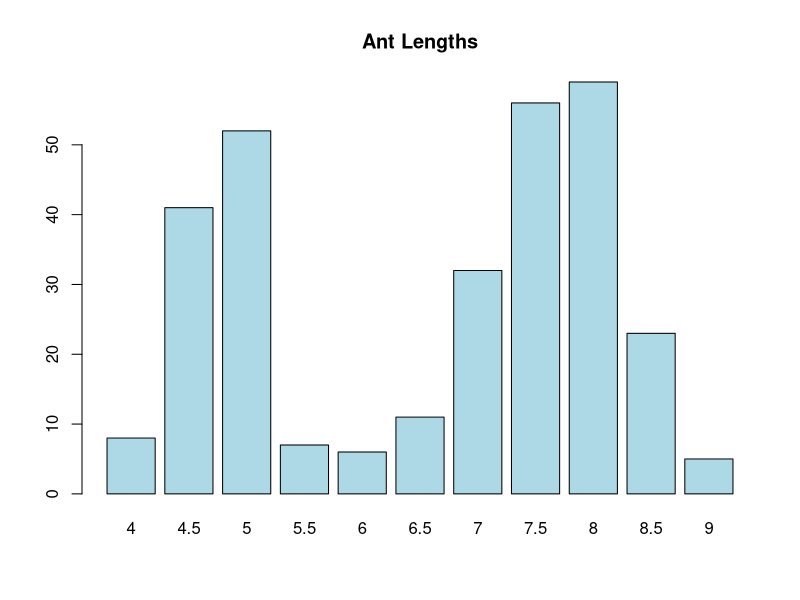
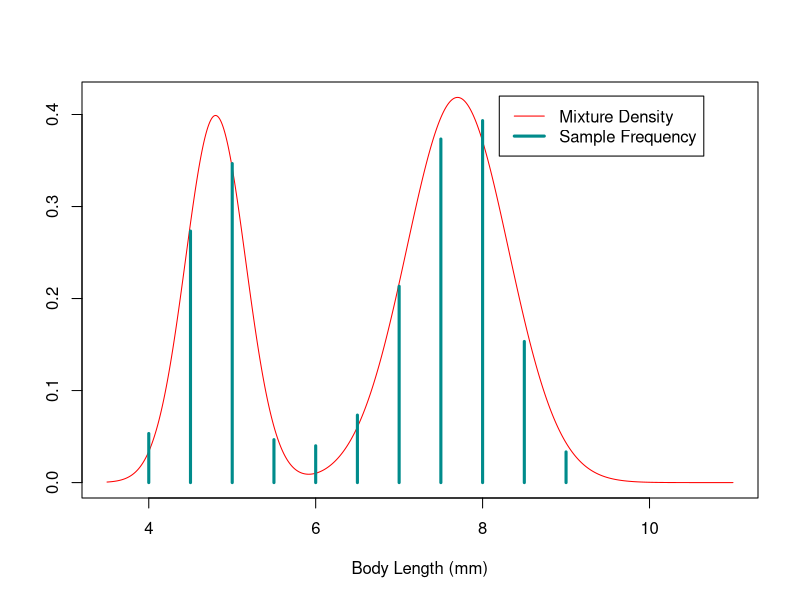
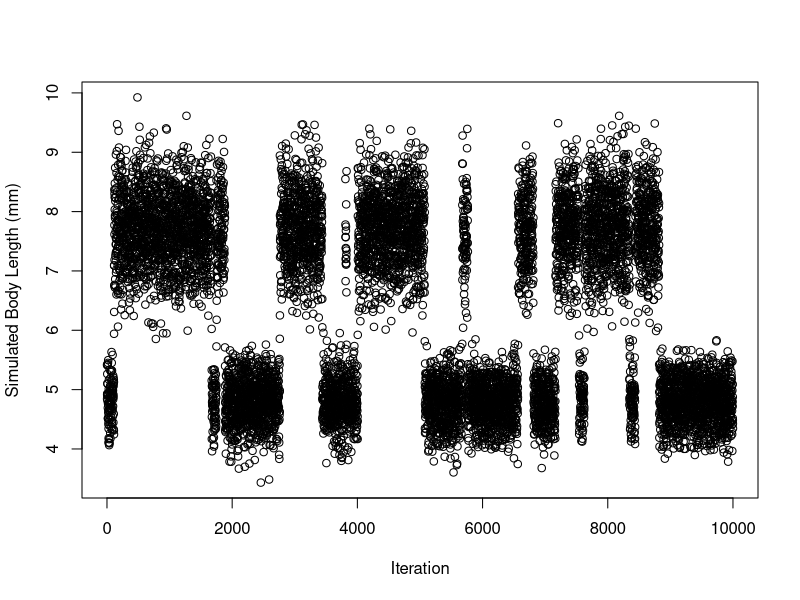

These figures' R source, in order: (Note: this script raises an error after producing the figures.)
#Ants example
#Data from Weber, 1946, "Dimorphism in the African Oecophyulla Worker and an Anomaly
#http://antbase.org/ants/publications/10434/10434.pdf

lengthCounts <- c(8,41,52,7,6,11,32,56,59,23,5)
lengths <- c(4.0,4.5,5.0,5.5,6.0,6.5,7.0,7.5,8.0,8.5,9.0)

barplot(lengthCounts,names.arg=lengths,main="Ant Lengths",col="lightblue")

# Mixture model
mu1 <- 4.8
sd1 <- 0.36
mu2 <- 7.7
sd2 <- 0.61
pr1 <- 0.36
pr2 <- (1-pr1)

xvals <- 350:1100/100
mixDens <- pr1*dnorm(xvals,mu1,sd1)+pr2*dnorm(xvals,mu2,sd2)

# Sample Frequencies and Mixture Density Plot 
plot(xvals,mixDens,col="red",type="l",main="",ylab="",xlab="Body Length (mm)")
lines(lengths,lengthCounts/(300*.5),col="darkcyan",type="h",lwd=3)
legend(8.2,0.42,c("Mixture Density","Sample Frequency"),col=c("red","darkcyan"),lty=c(1,1),lwd=c(1,3))

numSim <- 10000

# Gibbs sampling

xval <- mu1  #Starting value
xG <- NULL
zG <- NULL
for (i in 1:numSim) {
	likz1 <- pr1*dnorm(xval,mu1,sd1)
	likz2 <- pr2*dnorm(xval,mu2,sd2)
	prz1 <- likz1/(likz1+likz2)
	zval <- rbinom(1,1,prz1)
	if (zval==1) zG[i] <- 1 else zG[i] <- 2
	if (zval==1) xval <- rnorm(1,mu1,sd1) else xval <- rnorm(1,mu2,sd2)
	xG[i] <- xval
}

# Trace plot, Histogram, and ACF
plot(1:numSim,xG,main="",ylab="Simulated Body Length (mm)",xlab="Iteration")
histogram(xG,xlab="Gibbs Simulated Body Length (mm)",ylab="Frequency")
acf(xG, main="")

effectiveSize(xG)


# Direct Monte Carlo

xD <- NULL
zD <- NULL
for (i in 1:numSim) {
	zval <- rbinom(1,1,pr1)
	if (zval==1) zD[i] <- 1 else zD[i] <- 2
	if (zval==1) xD[i] <- rnorm(1,mu1,sd1) else xD[i] <- rnorm(1,mu2,sd2)
	}
	
# Trace plot, Histogram, and ACF
plot(1:numSim,xD,main="",ylab="Simulated Body Length (mm)",xlab="Iteration")
histogram(xD,xlab="Direct MC Simulated Body Length (mm)",ylab="Frequency")
acf(xD,main="")

	
plot(density(xD),main="",ylab="Kernel Density Estimate for Direct MC")
lines(xvals,mixDens,col="red")



minor=rnorm(100000*pr1,mu1,sd1)
plot(density(minor))
lines(xvals,dnorm(xvals,mu1,sd1),col="red")

major=rnorm(100000*pr2,mu2,sd2)
plot(density(major))
lines(xvals,dnorm(xvals,mu2,sd2),col="red")

plot(density(c(major,minor)))
lines(xvals,pr1*dnorm(xvals,mu1,sd1)+pr2*dnorm(xvals,mu2,sd2),col="red")